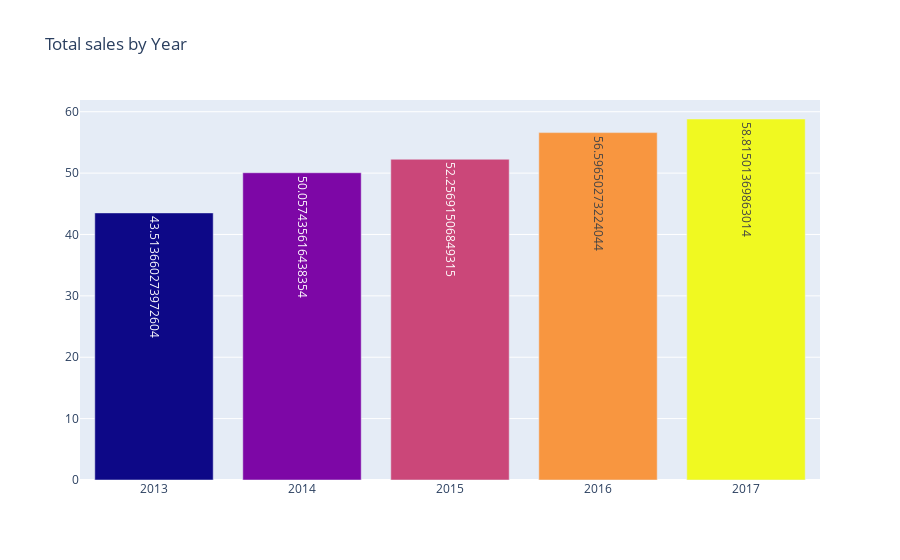

Here is the notebook cell this chart was saved with:
### Code cell
values = list(range(len(temp_1.Year)))
fig1 = go.Figure(go.Bar(x = temp_1.Year, y = temp_1.sales,marker_color = values ,text = temp_1.sales,textposition='auto'))
fig1.update_layout(title_text = 'Total sales by Year')
fig1.show()

### Figure 1 — Plotly figure (JSON) as saved in the notebook; plotly's stock layout.template omitted (floating-point values rounded to 4 significant figures)
{"data": [{"marker": {"color": [0, 1, 2, 3, 4]}, "text": [43.51, 50.06, 52.26, 56.6, 58.82], "textposition": "auto", "type": "bar", "x": [2013, 2014, 2015, 2016, 2017], "y": [43.51, 50.06, 52.26, 56.6, 58.82]}], "layout": {"title": {"text": "Total sales by Year"}}}
